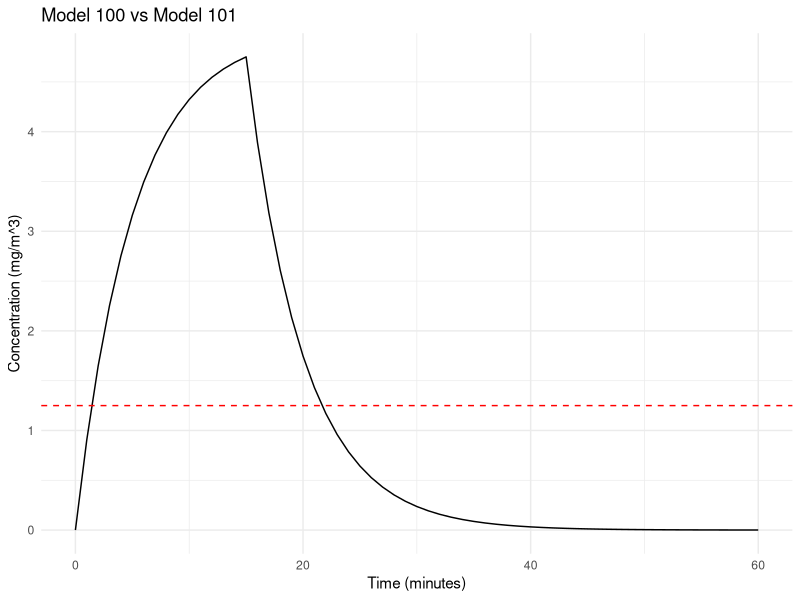
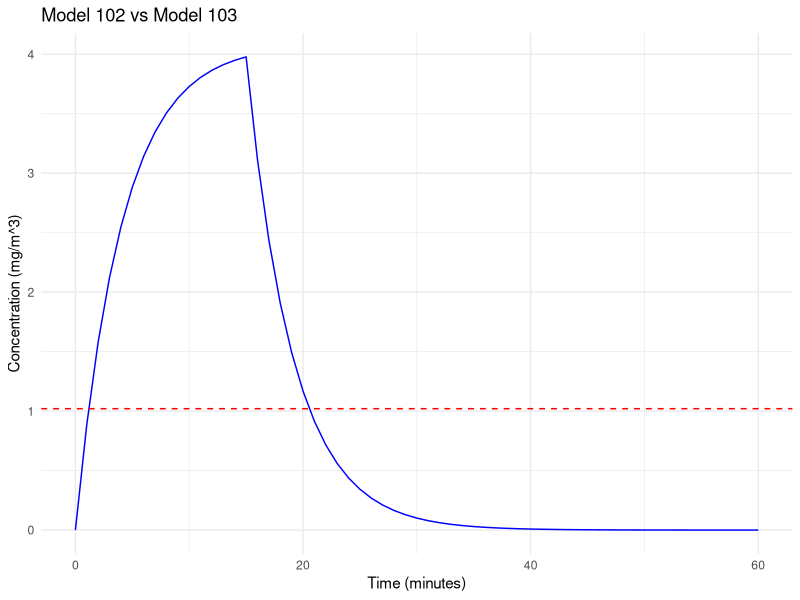
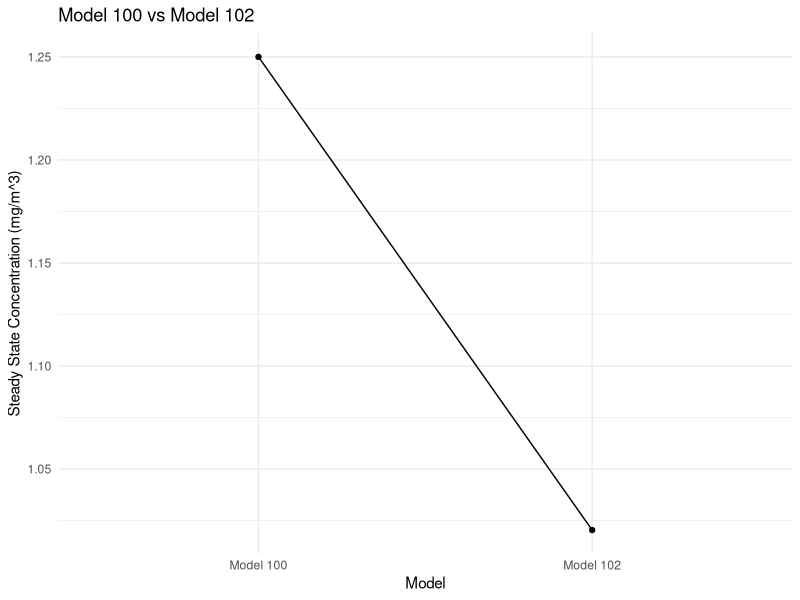
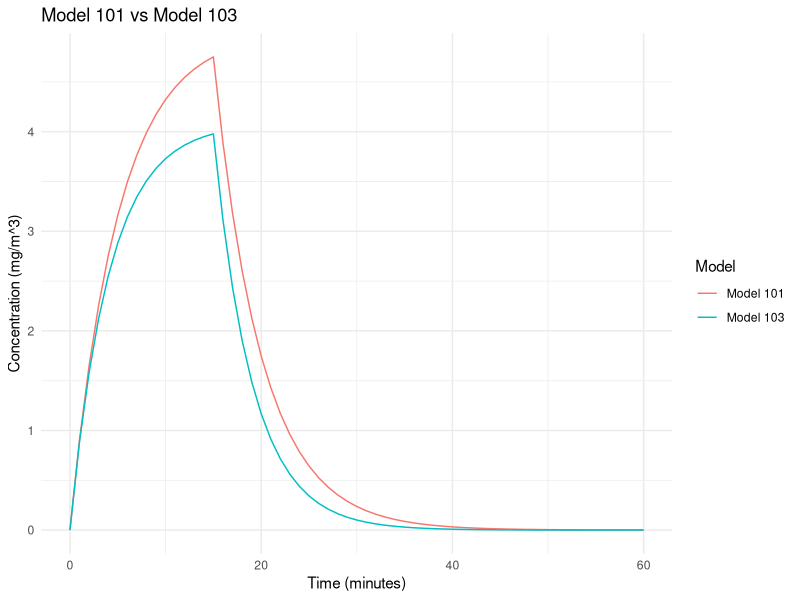

Reproduce these figures in R, in order.
# Define Model 100 with the gamma factor
model_100 <- function(G, Q, gamma) {
  C_steady <- gamma * G / Q
  return(C_steady)
}

# Define Model 101
model_101 <- function(G, Q, V, t_g, T) {
  # Create a time vector
  time_vector <- seq(0, T, by = 1)
  
# Calculate the phase of concentration increase
  C_rise <- sapply(time_vector, function(t) {
    if (t <= t_g) {
      return((G / Q) * (1 - exp((-Q * t) / V )))
    } else {
      return(NA)
    }
  })          
  
  # Concentration at the end of the emission phase as the initial concentration for the decay phase
  C0 <- (G / Q) * (1 - exp(-Q * t_g / V ))
  
  # Calculate the concentration decay phase
  C_decay <- sapply(time_vector, function(t) {
    if (t > t_g) {
      return(C0 * exp(-Q * (t - t_g) / V ))
    } else {
      return(NA)
    }
  })
  
  return(list(time = time_vector, concentration_rise = C_rise, concentration_decay = C_decay))
}
             

# Test value
G <- 100  # mg/min
Q <- 20   # m^3/min
V <- 100  # m^3
t_g <- 15 # min
T <- 60   # min
gamma <- 0.25

# Calculation of steady-state concentrations for model 100
C_steady_100 <- model_100(G, Q, gamma)

# Calculation of steady-state concentrations for model 101
results_101 <- model_101(G, Q, V, t_g, T)

             
print(paste("Model 100 - Steady State Concentration:", C_steady_100))
print(paste("Model 101 - Concentration at the end of generation phase:", 
            results_101$concentration_rise[which(!is.na(results_101$concentration_rise))]))

#Visualization
library(ggplot2)

results_101_df <- data.frame(Time = results_101$time, 
                             Concentration = c(results_101$concentration_rise, results_101$concentration_decay))

results_101_df <- results_101_df[!is.na(results_101_df$Concentration), ]

ggplot(results_101_df, aes(x = Time, y = Concentration)) + 
  geom_line() +
  geom_hline(yintercept = C_steady_100, linetype = "dashed", color = "red") +
  labs(title = "Model 100 vs Model 101", 
       x = "Time (minutes)", y = "Concentration (mg/m^3)") +
  theme_minimal()


# Define Model 102
model_102 <- function(G, Q, Q_R, epsilon_RF, gamma) {
  C_bar <- (gamma * G) / (Q + epsilon_RF * Q_R)
  C_RF <- C_bar * (1 - epsilon_RF)
  return(list(C_bar = C_bar, C_RF = C_RF))
}


# Define Model 103
model_103 <- function(G, Q, Q_R, epsilon_RF, V, t_g, T) {
  Q_instead <- Q + epsilon_RF * Q_R
  results_3 <- model_101(G, Q_instead, V, t_g, T)
  return(results_3)
}

T <- 60   # Total time (minutes)
t_g <- 15 # Time of generation (minutes)
G <- 100  # mg/min
Q <- 20   # m^3/min
epsilon_L <- 0.5  # Efficiency of local exhaust
epsilon_L_F <- 0.75  # Efficiency of local exhaust filtration
Q_R <- 5  # m^3/min
epsilon_RF <- 0.9  # Efficiency of recirculation filtration
V <- 100  # m^3
gamma <- 0.25  

results_102 <- model_102(G, Q, Q_R, epsilon_RF, gamma)
results_103 <- model_103(G, Q, Q_R, epsilon_RF, V, t_g, T)

#Visualization
C_bar_1 <- results_102$C_bar

results_103_df <- data.frame(Time = results_103$time, 
                             Concentration = c(results_103$concentration_rise, results_103$concentration_decay))
results_103_df <- results_103_df[!is.na(results_103_df$Concentration), ]

ggplot() + 
    geom_line(data = results_103_df, aes(x = Time, y = Concentration), colour = "blue") +
    geom_hline(yintercept = C_bar_1, linetype = "dashed", color = "red") +
    labs(title = "Model 102 vs Model 103", 
         x = "Time (minutes)", y = "Concentration (mg/m^3)") +
    theme_minimal()


# Comparison of model 100 and model 102:
comparison_0_2 <- data.frame(Model = c("Model 100", "Model 102"),
                            Concentration = c(C_steady_100, results_102$C_bar))

ggplot(comparison_0_2, aes(x = Model, y = Concentration, group = 1)) +
  geom_line() +
  geom_point() +
  labs(title = "Model 100 vs Model 102",
       x = "Model",
       y = "Steady State Concentration (mg/m^3)") +
  theme_minimal()


# Comparison of model 101 and model 103:
results_101_df <- data.frame(Time = results_101$time, 
                             Concentration = c(results_101$concentration_rise, results_101$concentration_decay),
                            Model = "Model 101")

results_101_df <- results_101_df[!is.na(results_101_df$Concentration), ]

results_103_df <- data.frame(Time = results_103$time, 
                             Concentration = c(results_103$concentration_rise, results_103$concentration_decay),
                            Model = "Model 103")
results_103_df <- results_103_df[!is.na(results_103_df$Concentration), ]

combined_data <- rbind(results_101_df, results_103_df)
ggplot(combined_data, aes(x = Time, y = Concentration, color = Model)) +
  geom_line() +
  labs(title = "Model 101 vs Model 103",
       x = "Time (minutes)", 
       y = "Concentration (mg/m^3)") +
  theme_minimal()


# Further check the significance of difference
mse <- mean((results_101_df$Concentration - results_103_df$Concentration)^2)
r2 <- cor(results_101_df$Concentration, results_103_df$Concentration)^2
mse
r2

# Normality test
shapiro.test(results_101_df$Concentration)
shapiro.test(results_103_df$Concentration)

# If it is not normal distribution (p<0.05), using wilcox.test
wilcox.test(results_101_df$Concentration, results_103_df$Concentration)


